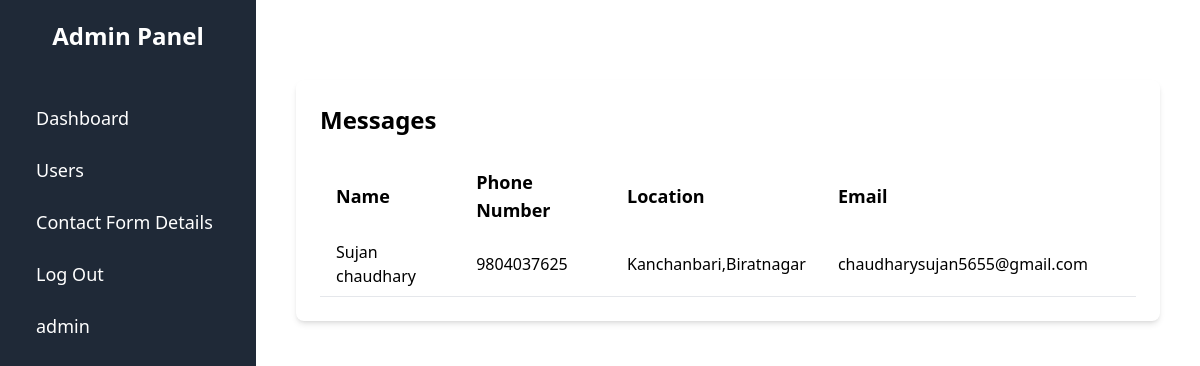
Page /adminpanel (signed in) on the earlier database version.
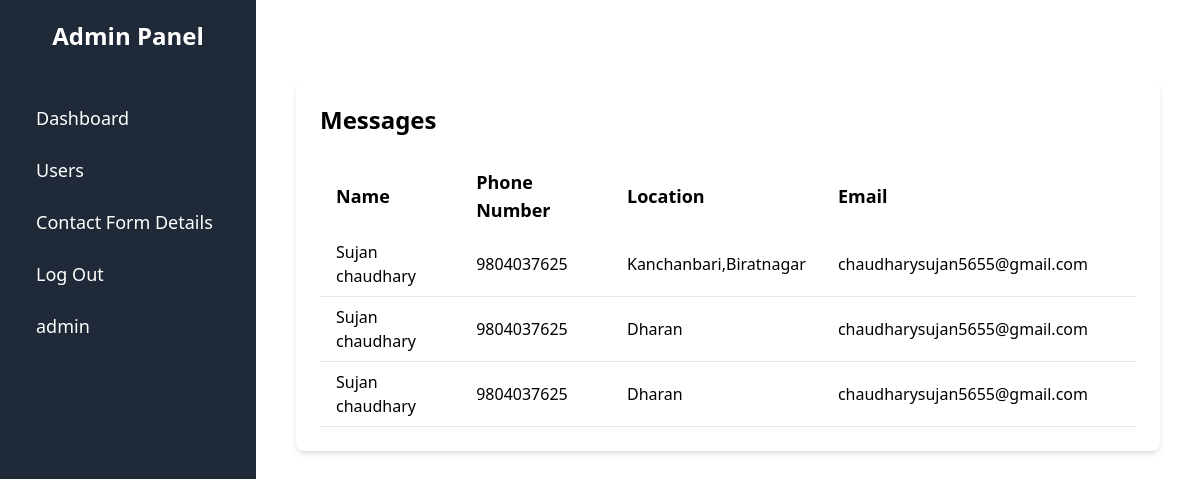
Same page on the later database version.
### app/models.py (models this page shows, shortened)
class Contact(models.Model):
    name = models.CharField(max_length=100)
    phone_number = models.CharField(max_length=15)
    location = models.CharField(max_length=255)
    email = models.EmailField()

### app/views.py (the view)
# urls.py: path('adminpanel',admin_panel,name='adminPanel'),
@login_required
def admin_panel(request):
    if request.user.is_superuser:
        property=Property.objects.all()
        messages=Contact.objects.all()
    else:
        property=Property.objects.filter(seller=request.user)
        messages=[]
    context={
        'property':property,
        'messages':messages
    }
    return render(request, 'adminPanel.html',context)

### app/templates/adminPanel.html (shortened to what this page needs)
<!DOCTYPE html>
<html lang="en">
<head>
    <script src="https://cdn.tailwindcss.com"></script>
</head>
<body class="flex h-screen bg-gray-100">
    <div class="w-64 bg-gray-800 text-white flex flex-col p-5">
        <h2 class="text-2xl font-semibold text-center mb-10">Admin Panel</h2>
        <a href="manageproperty" class="text-lg py-3 px-4 hover:bg-gray-700 rounded-md">Dashboard</a>
        <a href="users" class="text-lg py-3 px-4 hover:bg-gray-700 rounded-md">Users</a>
        <a href="adminpanel"class="text-lg py-3 px-4 hover:bg-gray-700 rounded-md">Contact Form Details</a>
        <a href="logout/" class="text-lg py-3 px-4 hover:bg-gray-700 rounded-md">Log Out</a>
        <a href="#" class="text-lg py-3 px-4 hover:bg-gray-700 rounded-md">{{request.user}}</a>
    </div>
    <div class="flex-1 bg-white p-10">
        <div class="mt-10 bg-white p-6 rounded-lg shadow-md">
            <h2 class="text-2xl font-semibold mb-6">Messages</h2>
            <table class="w-full table-auto">
                <thead>
                    <tr>
                        <th class="px-4 py-2 text-left text-lg font-semibold">Name</th>
                        <th class="px-4 py-2 text-left text-lg font-semibold">Phone Number</th>
                        <th class="px-4 py-2 text-left text-lg font-semibold">Location</th>
                        <th class="px-4 py-2 text-left text-lg font-semibold">Email</th>
                    </tr>
                </thead>
                <tbody>
                    {% for msg in messages %}
                    <tr class="border-b">
                        <td class="px-4 py-2">{{ msg.name }}</td>
                        <td class="px-4 py-2">{{ msg.phone_number }}</td>
                        <td class="px-4 py-2">{{ msg.location }}</td>
                        <td class="px-4 py-2">{{ msg.email }}</td>
                        <td class="px-4 py-2">
                    </tr>
                    {% empty %}
                    <tr>
                        <td colspan="5" class="text-center py-4 text-gray-500">No messages available.</td>
                    </tr>
                    {% endfor %}
                </tbody>
            </table>
        </div>
    </div>
</body>
</html>

Differences in the rows shown:
added Contact: name "Sujan chaudhary", phone_number "9804037625", location "Dharan", email "chaudharysujan5655@gmail.com"
added Contact: name "Sujan chaudhary", phone_number "9804037625", location "Dharan", email "chaudharysujan5655@gmail.com"
